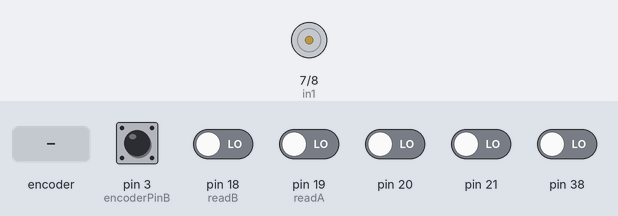
A sketch run on a simulated Arduino Mega 2560, built with avr-gcc and run on an emulated ATmega2560. Shown: motor-driver pin pairs drawn as motors (green arrow = first pin HIGH = forward, orange = second pin HIGH = backward, longer = more drive, scaled by the enable pin). The inputs (shaded band) are chosen by the test bench; at power-on: pin 3 (encoderPinB) HIGH, pin 18 (readB), pin 19 (readA), pin 20, pin 21, pin 38 LOW. What the sketch prints to the serial monitor is not drawn.

Above: at 1.2 s.
1.3 s: rotary encoder on pin 2 (encoderPinA) / pin 3 (encoderPinB) turned 1 step (first pin leading)
3.0 s: pin 3 (encoderPinB) pulsed LOW 5 times (0.12 s each, 0.3 s apart)
At 4.5 s:
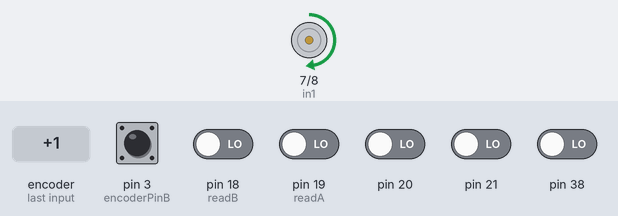
Timing chart, 0 to 6.0 s (numbered marks = the images above; inputs shaded):
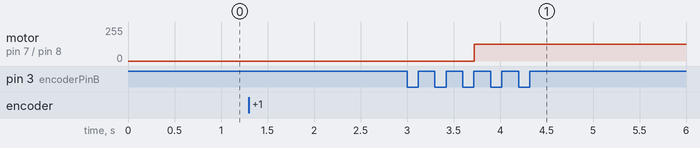

Measured:
- after the input at 3.0 s, motor on pin 7 (in1) / pin 8 (in2): stopped → forward 127/255 after 0.72 s

The sketch:

2_encoders.ino
```cpp
//DUM: Interrupts are not directly handeled by the void loop or the "main" part of the code
//they are handeled by hardware structures

const byte encoderPinA = 2;//outputA digital pin2   // for mega 18 and 19 work properly
const byte encoderPinB = 3;//outoutB digital pin3
volatile long count = 0;
long protectedCount = 0;
long previousCount = 0;
const float convRatio = 0.008371;

#define readA bitRead(PIND,2)//faster than digitalRead()
#define readB bitRead(PIND,3)//faster than digitalRead()

//motor
int PWM = 50;
int enA=5;  // PWM pin
int in1=7;
int in2=8;
float pwmValA=(PWM*255)/100;


void setup() {
  Serial.begin (115200);//

  pinMode(encoderPinA, INPUT_PULLUP);
  pinMode(encoderPinB, INPUT_PULLUP);

  attachInterrupt(digitalPinToInterrupt(encoderPinA), isrA, HIGH);
  attachInterrupt(digitalPinToInterrupt(encoderPinB), isrB, HIGH);
  //motor
  pinMode(enA,OUTPUT);
  pinMode(in1,OUTPUT);
  pinMode(in2,OUTPUT);
  digitalWrite(in1, LOW);
  digitalWrite(in2, HIGH);


}

void loop() {
  noInterrupts();
  protectedCount = count;
  interrupts();


  if(protectedCount != previousCount) {
    Serial.print(protectedCount * convRatio);
    Serial.print(" / ");
    Serial.println(protectedCount);
  }


            if (protectedCount > 6){
              while (protectedCount > 0){
              noInterrupts();
              protectedCount = count;
              interrupts();
              if(protectedCount != previousCount) {
              Serial.print(protectedCount * convRatio);
              Serial.print(" / ");
              Serial.println(protectedCount);
              }
              analogWrite (enA, pwmValA);
              digitalWrite(in1,HIGH);
              digitalWrite(in2,LOW);
              }
            } else {
              analogWrite (enA, 0);
            }

   previousCount = protectedCount;

}

void isrA() {
  if(readA != readB) {
    count ++;
  } else {
    count --;
  }
  detachInterrupt (digitalPinToInterrupt (encoderPinA));
}

void isrB() {
  if (readA == readB) {
    count ++;
  } else {
    count --;
  }
  detachInterrupt (digitalPinToInterrupt (encoderPinA));
}
```
